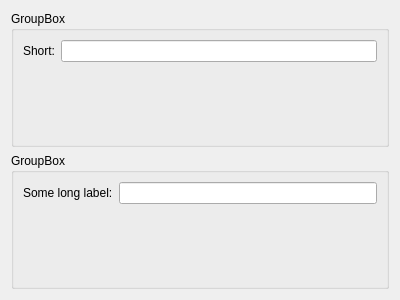
<?xml version="1.0" encoding="UTF-8"?>
<ui version="4.0">
 <class>KColumnResizerTestForms</class>
 <widget class="QWidget" name="KColumnResizerTestForms">
  <property name="geometry">
   <rect>
    <x>0</x>
    <y>0</y>
    <width>400</width>
    <height>300</height>
   </rect>
  </property>
  <property name="windowTitle">
   <string>Form</string>
  </property>
  <layout class="QVBoxLayout" name="verticalLayout">
   <item>
    <widget class="QGroupBox" name="groupBox">
     <property name="title">
      <string>GroupBox</string>
     </property>
     <layout class="QFormLayout" name="layout1">
      <item row="0" column="0">
       <widget class="QLabel" name="label1">
        <property name="text">
         <string>Short:</string>
        </property>
       </widget>
      </item>
      <item row="0" column="1">
       <widget class="QLineEdit" name="widget1"/>
      </item>
     </layout>
    </widget>
   </item>
   <item>
    <widget class="QGroupBox" name="groupBox_2">
     <property name="title">
      <string>GroupBox</string>
     </property>
     <layout class="QFormLayout" name="layout2">
      <item row="0" column="0">
       <widget class="QLabel" name="label2">
        <property name="text">
         <string>Some long label:</string>
        </property>
       </widget>
      </item>
      <item row="0" column="1">
       <widget class="QLineEdit" name="widget2"/>
      </item>
     </layout>
    </widget>
   </item>
  </layout>
 </widget>
 <resources/>
 <connections/>
</ui>
